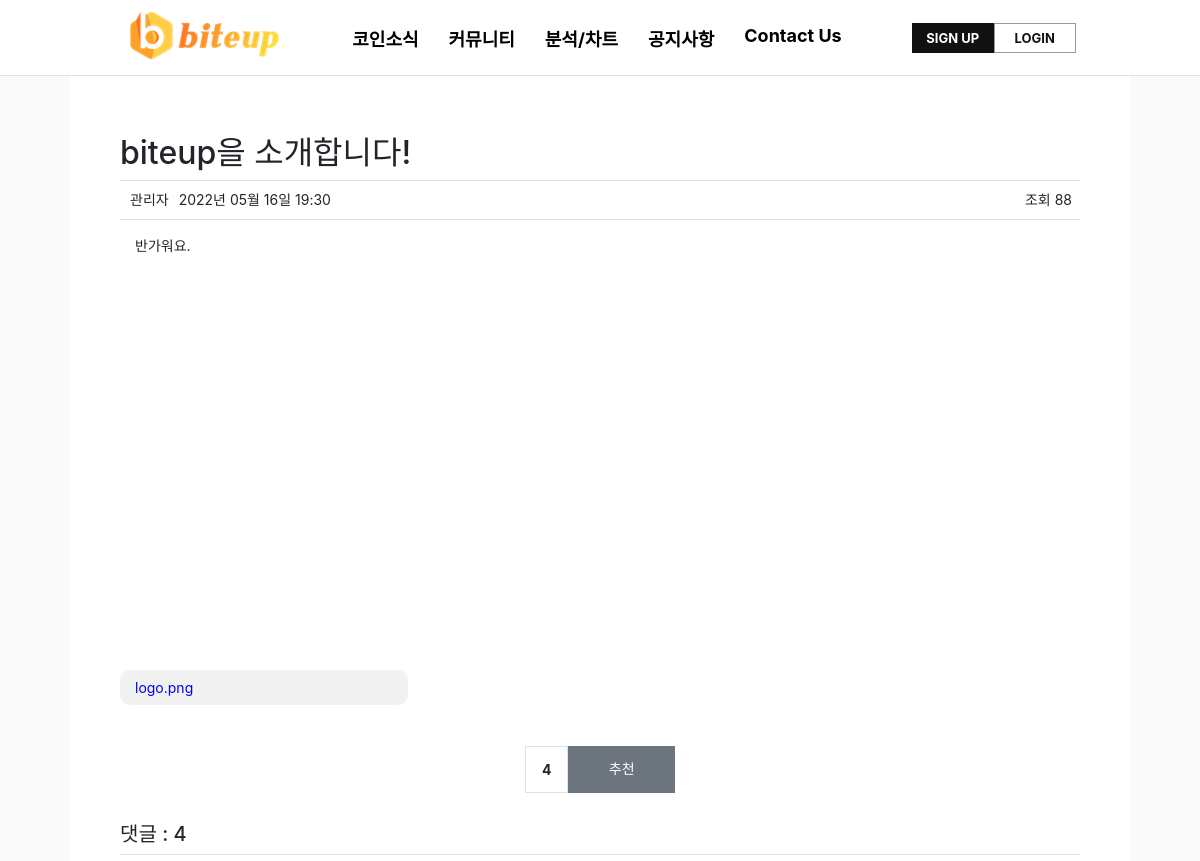
The page /notice/detail/1/ (upper part) on the database as committed earlier.
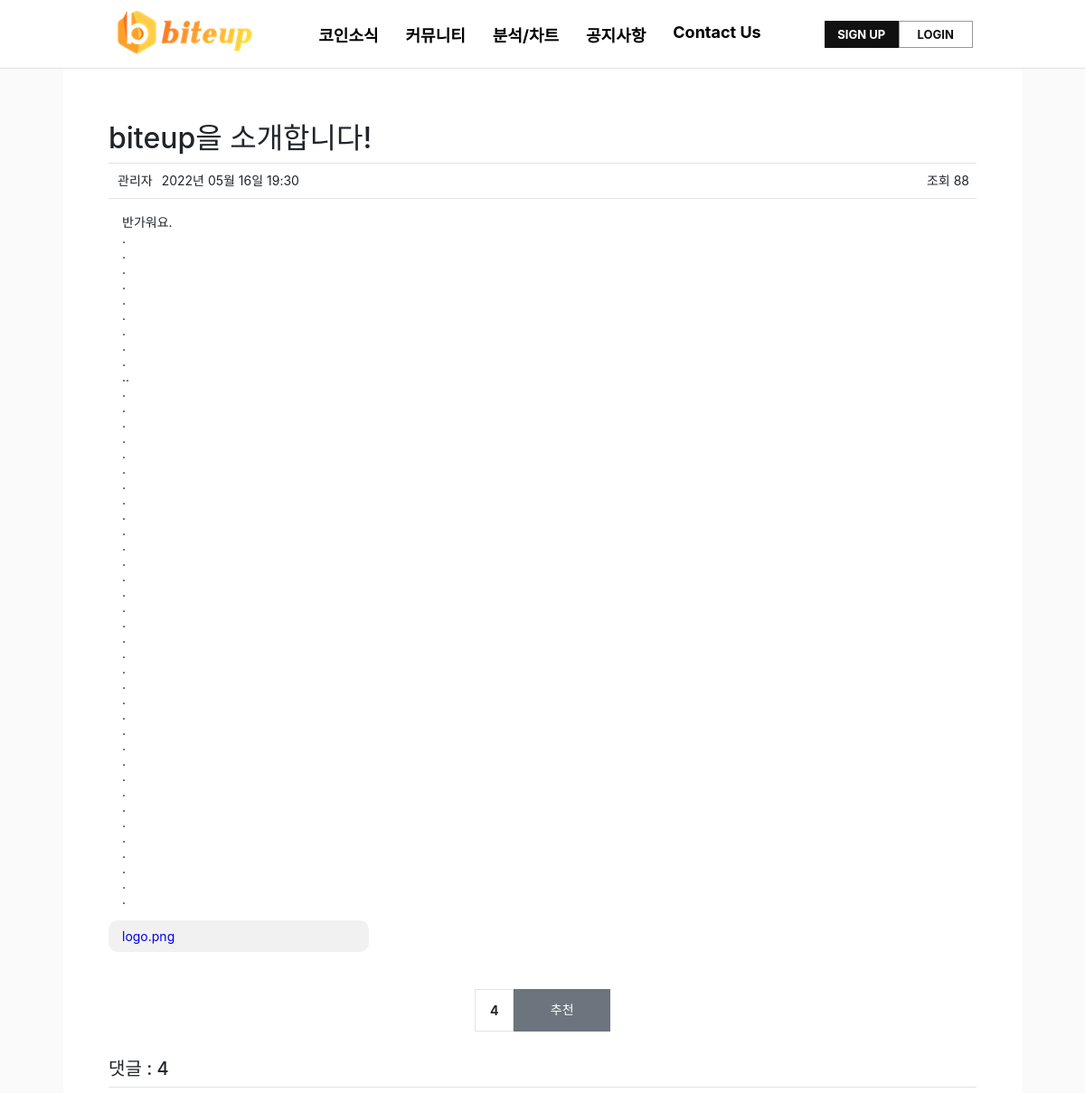
The same page on the database as committed later.
### pybo/models.py (models this page shows)
class Notice(db.Model):
    id = db.Column(db.Integer, primary_key=True)
    subject = db.Column(db.String(200), nullable=False)
    content = db.Column(db.Text(), nullable=False)
    create_date = db.Column(db.DateTime(), nullable=False)
    user_id = db.Column(db.Integer, db.ForeignKey('user.id', ondelete='CASCADE'), nullable=False)
    user = db.relationship('User', backref=db.backref('notice_set'))
    modify_date = db.Column(db.DateTime(), nullable=True)
    voter = db.relationship('User', secondary=notice_voter, backref=db.backref('notice_voter_set'))
    file = db.Column(db.String(50))

### pybo/views/notice_views.py (the view)
@bp.route('/detail/<int:notice_id>/')
def detail(notice_id):
    form = AnoticeForm()
    notice = Notice.query.get_or_404(notice_id)
    return render_template('notice/notice_detail.html', notice=notice, form=form)

### pybo/filter.py (called while the page is built)
def format_datetime(value, fmt='%Y년 %m월 %d일 %H:%M'):
    return value.strftime(fmt)

### pybo/views/auth_views.py (called while the page is built)
@bp.before_app_request
def load_logged_in_user():
    user_id = session.get('user_id')
    if user_id is None:
        g.user = None
    else:
        g.user = User.query.get(user_id)

### pybo/templates/notice/notice_detail.html (shortened to what this page needs)
{% extends 'base.html' %}
{% block content %}
<div id="container my-3">
    <div id="contents" class="div-board create">
        <div class="container-warp list">
            <h2 class="border-bottom py-2">{{ notice.subject }}</h2>
            <div class="border-bottom user">
                <div class="left-border">
                    <div class="border-username">{{ notice.user.username }}</div>
                    <div class="border-date">{{ notice.create_date|datetime }}</div>
                </div>
                <div class="border-customers">
                    <span>조회 88</span>
                </div>
            </div>
            <div class="row my-3">
                <div class="col-11">
                    <div class="card">
                        <div class="card-body">
                            <div class="card-text" style="white-space: pre-line;">{{ notice.content }}</div>
                        </div>
                    </div>
                    <div class="card-file">
                        <a href="/community/file_download/{{ notice.file }}}">
                            <div class="card-file-body">{{ notice.file }}</div>
                        </a>
                    </div>
                </div>
            </div>
            <div class="voter-box">
                <div class="bg-light text-center p-3 border font-weight-bolder mb-1">{{
                    notice.voter|length }}
                </div>
                <a href="#" data-uri="{{ url_for('vote.notice', notice_id=notice.id) }}"
                   class="recommend btn btn-sm btn-secondary btn-block my-1">추천</a>
            </div>
            <h5 class="border-bottom my-3 py-2">댓글 : {{ notice.anotice_set|length }}</h5>
        </div>
    </div>
</div>
{% endblock %}

Rows that differ between the two databases and show on the page:
changed Notice "biteup을 소개합니다!": content "반가워요." → "반가워요. . . . . . . . . . .. . . . . . . . . . . . . . . . . . . . . . . . . . . . . . . . . . ."
